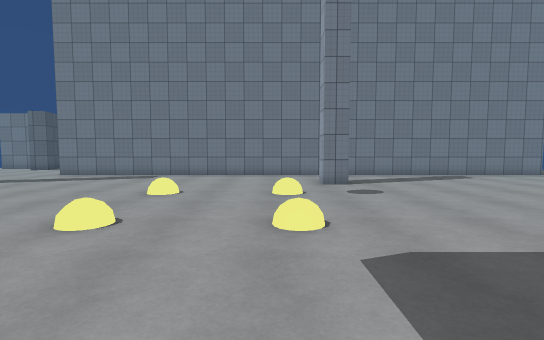
[1] (above)

16 first-person views from a walk through a Unity game level. The camera is 1.4 m above the floor, tilts 4° down and sees 85° across. The floor is counted in squares, 1 m on a side. Each view is taken from the middle of a square. On the plan, view 1 faces up. The plan holds only what a view shows up to about 14 squares ahead; the rest is blank. The place goes on beyond the plan. Some animated figures are not drawn. Surface patterns are stand-ins for the level's own textures.

[2]
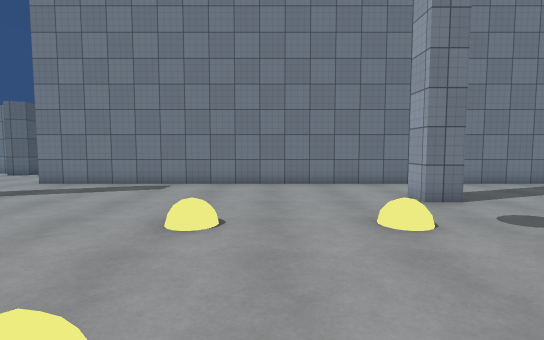

[3]
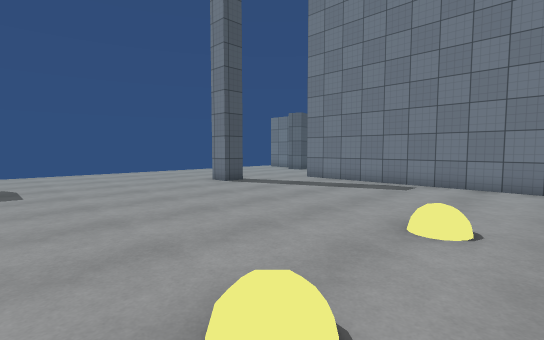

[4]
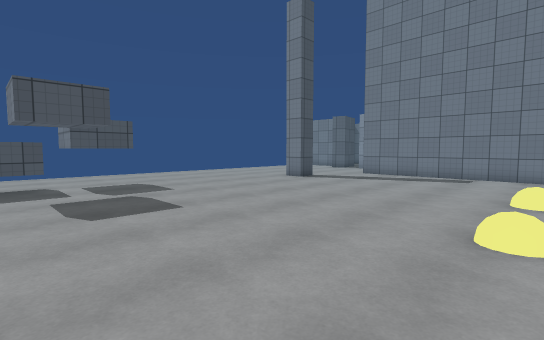

[5]
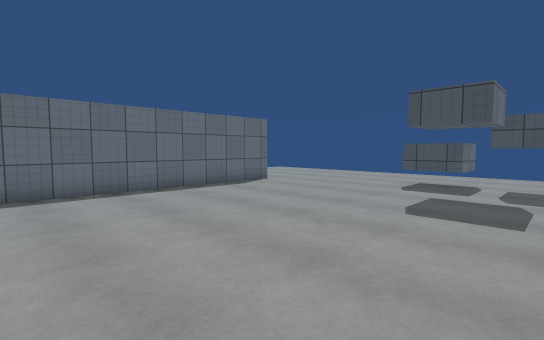

[6]
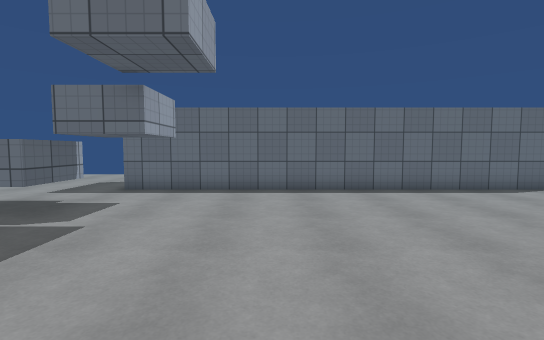

[7]
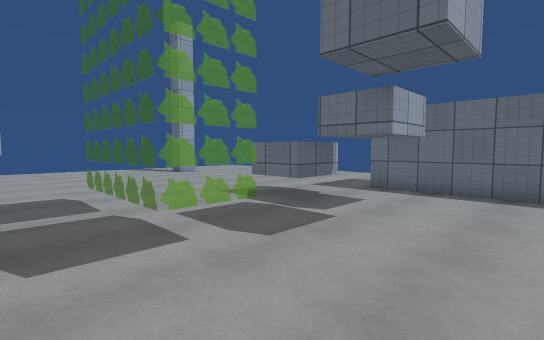

[8]
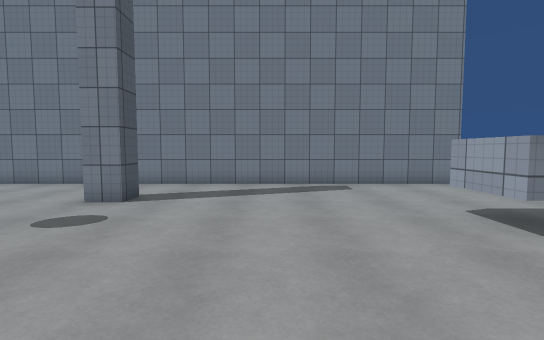

[9]
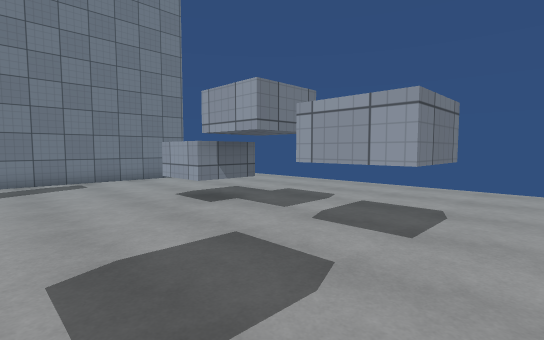

[10]
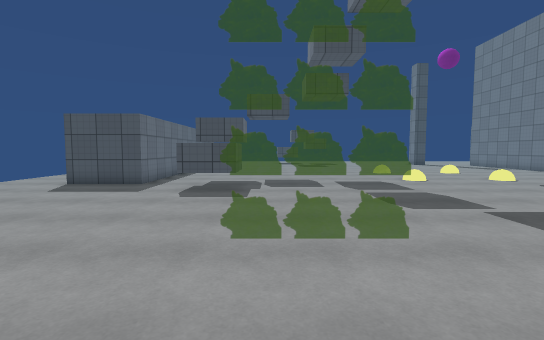

[11]
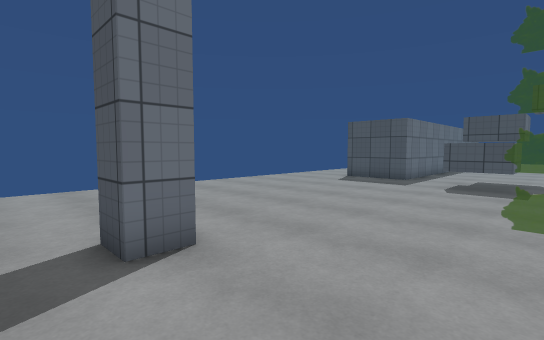

[12]
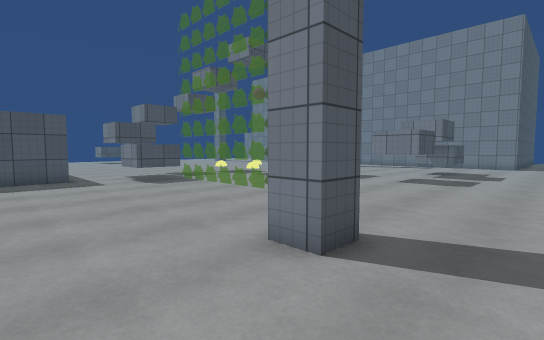

[13]
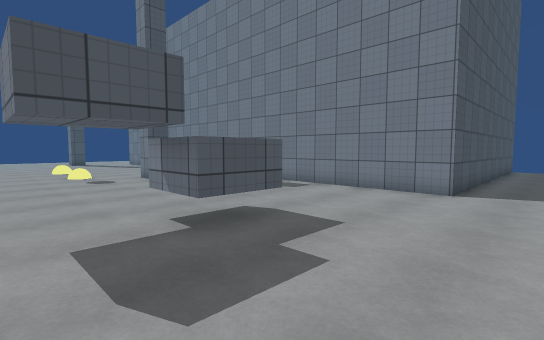

[14]
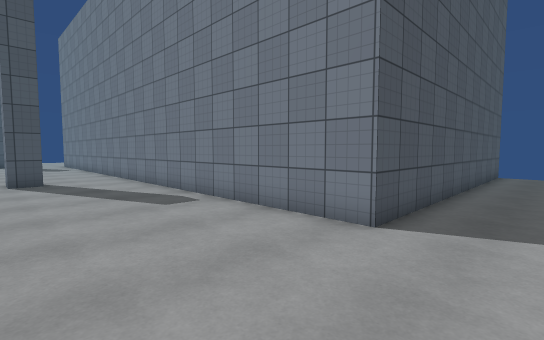

[15]
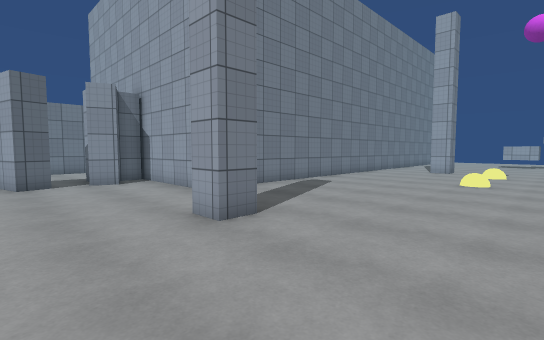

[16]
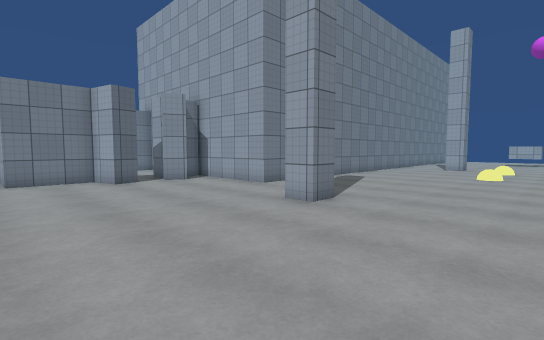

### Floor plan
Key: @ floor where view 1 was taken; # wall or solid block; . floor; = window, fence, low wall or low ledge; T thing the floor can be seen under or through.
Columns run from 20 left of view 1 to 17 right of it. Each row starts with its distance up from view 1.
 21  ####  ###                        #...
 20  ...####.#                        #...
 19  ........#                        #...
 18 .........#                        #...
 17 .........#                        #...
 16 .........##########################...
 15 ......................................
 14 ......................................
 13 ......................##..............
 12 .......#..............##..............
 11 ......................................
 10 ...............................###....
  9  ..............................###....
  8   ....................................
  7 ......................................
  6 ......................................
  5 ...............................###....
  4  ... T.........................###....
  3 .... T.........................##.....
  2 ....TT................................
  1 ....TT..................======........
  0  ... T..............@...======........
 -1   ......................======........
 -2    ....................T======........
 -3     ..................T T.............
 -4      .................TTT.............
 -5       ............................#...
 -6        ################...............
 -7                       #..............
 -8                       #..............
 -9                       #...............

Positions as (right, up) in squares from view 1, and headings:
1: (0, 0), facing up
2: (-2, 4), facing up
3: (-2, 4), facing up-left
4: (-3, 0), facing up-left
5: (-3, 4), facing down-left
6: (-3, 4), facing down
7: (-3, 4), facing down-right
8: (7, 4), facing up
9: (7, 2), facing up-right
10: (14, -1), facing left
11: (16, -1), facing down-left
12: (17, -9), facing up-left
13: (17, 6), facing up-left
14: (17, 11), facing up-left
15: (-17, 7), facing up-right
16: (-20, 7), facing up-right
